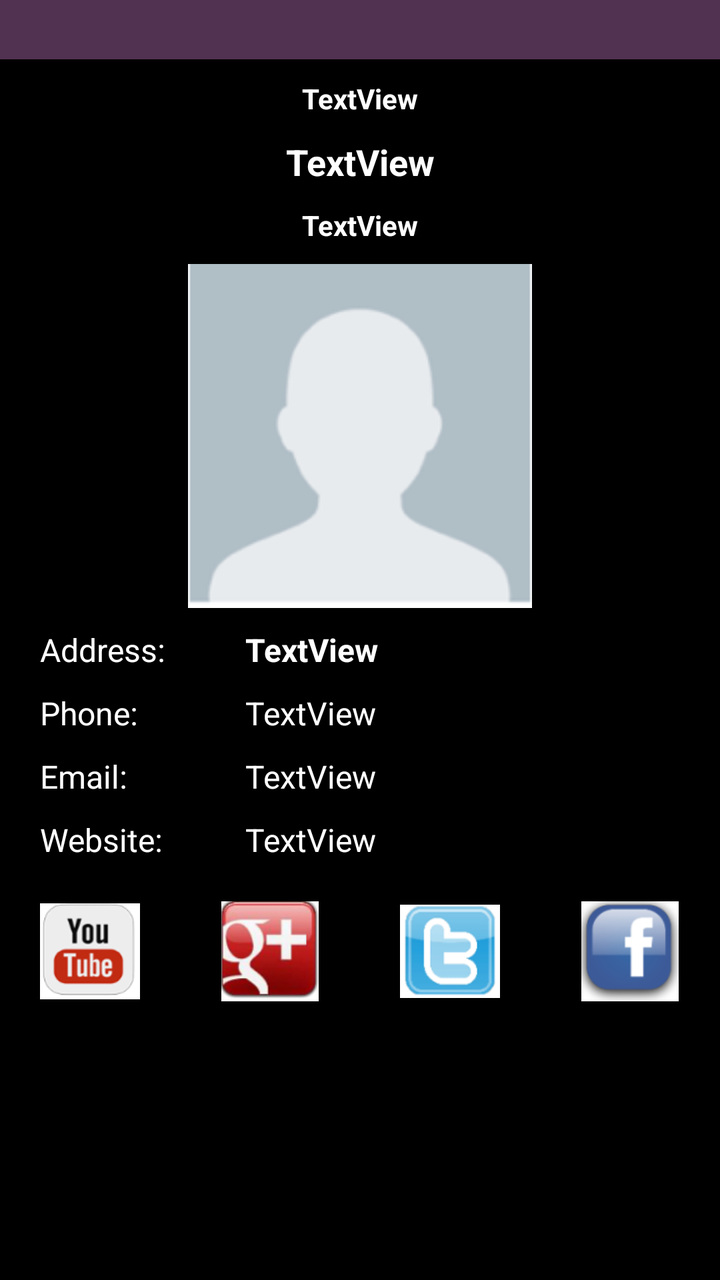
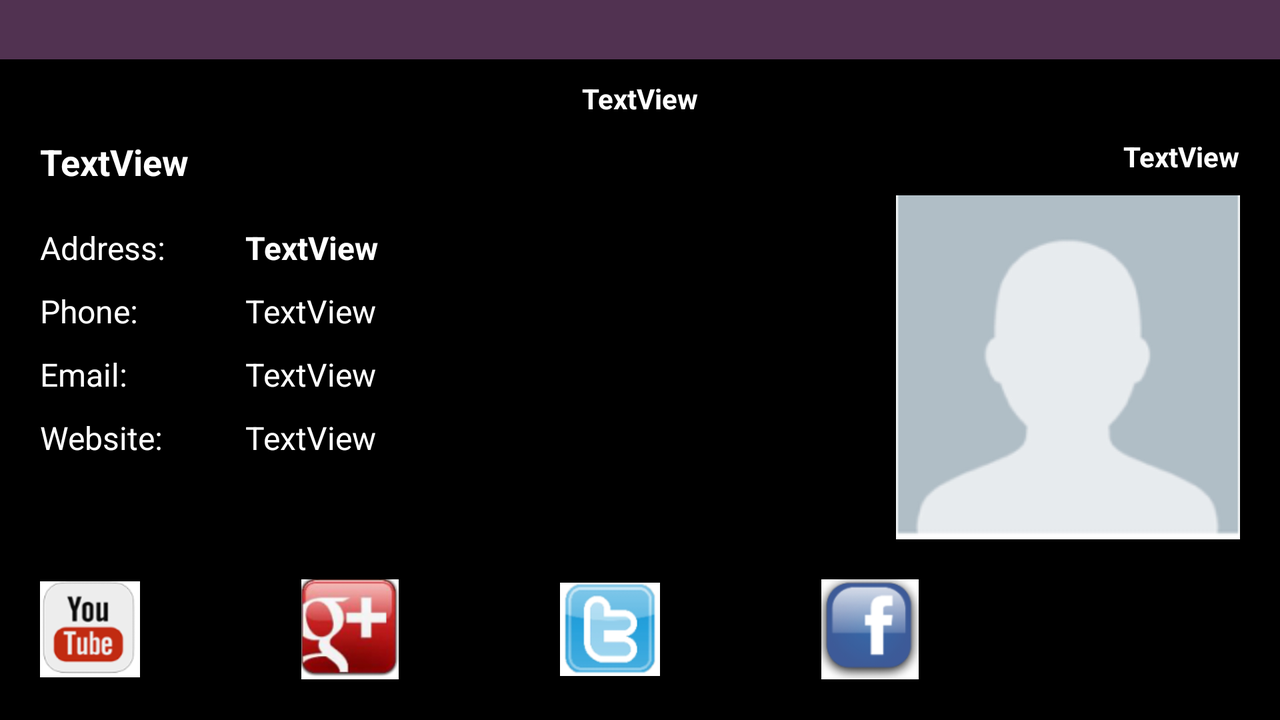

One screen, two layout resources from the same app: the default and the author's alternative for another configuration. Each is rendered where Android would select it; the XML of both is given below.
<!-- AndroidManifest.xml: application theme AppTheme -->
<!-- res/layout/activity_official.xml -->
<?xml version="1.0" encoding="utf-8"?>
<ScrollView xmlns:android="http://schemas.android.com/apk/res/android"
    xmlns:app="http://schemas.android.com/apk/res-auto"
    xmlns:tools="http://schemas.android.com/tools"
    android:id="@+id/official_layout"
    android:layout_width="match_parent"
    android:layout_height="match_parent"
    android:background="@color/black">

    <RelativeLayout
        android:id="@+id/official_container"
        android:layout_width="match_parent"
        android:layout_height="match_parent">

        <TextView
            android:id="@+id/state_info_official"
            android:layout_width="match_parent"
            android:layout_height="wrap_content"
            android:layout_alignParentTop="true"
            android:layout_marginTop="0dp"
            android:background="@color/text_color"
            android:paddingTop="4dp"
            android:paddingBottom="4dp"
            android:textAlignment="center"
            android:textColor="@color/white"
            android:textSize="16sp"
            android:textStyle="bold" />

        <TextView
            android:id="@+id/official_office"
            android:layout_width="match_parent"
            android:layout_height="wrap_content"
            android:layout_below="@+id/state_info_official"
            android:layout_marginTop="10dp"
            android:text="TextView"
            android:textAlignment="center"
            android:textColor="@color/white"
            android:textSize="14sp"
            android:textStyle="bold" />

        <TextView
            android:id="@+id/official_name"
            android:layout_width="match_parent"
            android:layout_height="wrap_content"
            android:layout_below="@+id/official_office"
            android:layout_marginTop="10dp"
            android:text="TextView"
            android:textAlignment="center"
            android:textColor="@color/white"
            android:textSize="18sp"
            android:textStyle="bold" />

        <TextView
            android:id="@+id/official_party"
            android:layout_width="match_parent"
            android:layout_height="wrap_content"
            android:layout_below="@+id/official_name"
            android:layout_marginTop="10dp"
            android:text="TextView"
            android:textAlignment="center"
            android:textColor="@color/white"
            android:textSize="14sp"
            android:textStyle="bold" />

        <ImageView
            android:id="@+id/official_img"
            android:layout_width="match_parent"
            android:layout_height="wrap_content"
            android:layout_below="@+id/official_party"
            android:layout_marginTop="10dp"
            android:src="@drawable/default_user_img" />

        <TextView
            android:id="@+id/official_address_label"
            android:layout_width="wrap_content"
            android:layout_height="wrap_content"
            android:layout_below="@+id/official_img"
            android:layout_alignParentStart="true"
            android:layout_marginStart="20dp"
            android:layout_marginTop="10dp"
            android:text="Address:"
            android:textColor="@color/white"
            android:textSize="16sp" />

        <TextView
            android:id="@+id/official_phone_label"
            android:layout_width="wrap_content"
            android:layout_height="wrap_content"
            android:layout_below="@+id/official_address"
            android:layout_alignParentStart="true"
            android:layout_marginStart="20dp"
            android:layout_marginTop="10dp"
            android:text="Phone:"
            android:textColor="@color/white"
            android:textSize="16sp" />

        <TextView
            android:id="@+id/official_email_label"
            android:layout_width="wrap_content"
            android:layout_height="wrap_content"
            android:layout_below="@+id/official_phone_label"
            android:layout_alignParentStart="true"
            android:layout_marginStart="20dp"
            android:layout_marginTop="10dp"
            android:text="Email:"
            android:textColor="@color/white"
            android:textSize="16sp" />

        <TextView
            android:id="@+id/official_website_label"
            android:layout_width="wrap_content"
            android:layout_height="wrap_content"
            android:layout_below="@+id/official_email_label"
            android:layout_alignParentStart="true"
            android:layout_marginStart="20dp"
            android:layout_marginTop="10dp"
            android:text="Website:"
            android:textColor="@color/white"
            android:textSize="16sp" />

        <TextView
            android:id="@+id/official_address"
            android:layout_width="match_parent"
            android:layout_height="wrap_content"
            android:layout_below="@+id/official_img"
            android:layout_alignParentEnd="true"
            android:layout_marginStart="40dp"
            android:layout_marginTop="10dp"
            android:layout_marginEnd="20dp"
            android:layout_toEndOf="@+id/official_address_label"
            android:text="TextView"
            android:textColor="@color/white"
            android:textSize="16sp"
            android:textStyle="bold" />

        <TextView
            android:id="@+id/official_phone"
            android:layout_width="match_parent"
            android:layout_height="wrap_content"
            android:layout_below="@+id/official_address"
            android:layout_alignParentEnd="true"
            android:layout_marginStart="40dp"
            android:layout_marginTop="10dp"
            android:layout_marginEnd="20dp"
            android:layout_toEndOf="@+id/official_address_label"
            android:autoLink="phone"
            android:linksClickable="true"
            android:text="TextView"
            android:textColor="@color/white"
            android:textSize="16sp" />

        <TextView
            android:id="@+id/official_email"
            android:layout_width="match_parent"
            android:layout_height="wrap_content"
            android:layout_below="@+id/official_phone"
            android:layout_alignParentEnd="true"
            android:layout_marginStart="40dp"
            android:layout_marginTop="10dp"
            android:layout_marginEnd="20dp"
            android:layout_toEndOf="@+id/official_address_label"
            android:autoLink="email"
            android:linksClickable="true"
            android:text="TextView"
            android:textColor="@color/white"
            android:textSize="16sp" />

        <TextView
            android:id="@+id/official_website"
            android:layout_width="match_parent"
            android:layout_height="wrap_content"
            android:layout_below="@+id/official_email"
            android:layout_alignParentEnd="true"
            android:layout_marginStart="40dp"
            android:layout_marginTop="10dp"
            android:layout_marginEnd="20dp"
            android:layout_toEndOf="@+id/official_address_label"
            android:autoLink="web"
            android:linksClickable="true"
            android:text="TextView"
            android:textColor="@color/white"
            android:textSize="16sp" />

        <ImageView
            android:id="@+id/youtube_link"
            android:layout_width="50dp"
            android:layout_height="50dp"
            android:layout_below="@+id/official_website"
            android:layout_alignParentStart="true"
            android:layout_marginStart="20dp"
            android:layout_marginTop="20dp"
            app:srcCompat="@drawable/youtube" />

        <ImageView
            android:id="@+id/google_plus_link"
            android:layout_width="50dp"
            android:layout_height="50dp"
            android:layout_below="@+id/official_website"
            android:layout_marginStart="40dp"
            android:layout_marginTop="20dp"
            android:layout_toEndOf="@+id/youtube_link"
            app:srcCompat="@drawable/google" />

        <ImageView
            android:id="@+id/twitter_link"
            android:layout_width="50dp"
            android:layout_height="50dp"
            android:layout_below="@+id/official_website"
            android:layout_marginStart="40dp"
            android:layout_marginTop="20dp"
            android:layout_toEndOf="@+id/google_plus_link"
            app:srcCompat="@drawable/twit_musk" />

        <ImageView
            android:id="@+id/facebook_link"
            android:layout_width="50dp"
            android:layout_height="50dp"
            android:layout_below="@+id/official_website"
            android:layout_marginStart="40dp"
            android:layout_marginTop="20dp"
            android:layout_toEndOf="@+id/twitter_link"
            app:srcCompat="@drawable/tiktok_gonna_win" />

    </RelativeLayout>
</ScrollView>
<!-- resources referenced by this layout -->
<resources>
  <color name="black">#FF000000</color>
  <color name="text_color">#513251</color>
  <color name="white">#FFFFFFFF</color>
  <!-- drawable default_user_img: png bitmap (drawable, 4368 bytes) -->
  <!-- drawable google: png bitmap (drawable, 20646 bytes) -->
  <!-- drawable tiktok_gonna_win: png bitmap (drawable, 9825 bytes) -->
  <!-- drawable twit_musk: png bitmap (drawable, 8133 bytes) -->
  <!-- drawable youtube: png bitmap (drawable, 5939 bytes) -->
  <style name="AppTheme" parent="Theme.AppCompat.Light.DarkActionBar">
          <item name="colorPrimary">#2f5596</item>
      </style>
</resources>
<!-- res/layout-land/activity_official.xml (the author's variant of the layout above) -->
<!-- drawn on the phone turned sideways -->
<?xml version="1.0" encoding="utf-8"?>
<ScrollView xmlns:android="http://schemas.android.com/apk/res/android"
    xmlns:tools="http://schemas.android.com/tools"
    android:id="@+id/official_layout"
    android:layout_width="fill_parent"
    android:layout_height="fill_parent"
    android:background="@color/black"
    xmlns:app="http://schemas.android.com/apk/res-auto">
<RelativeLayout
    android:layout_width="match_parent"
    android:layout_height="match_parent"
    android:overScrollMode="ifContentScrolls"
    android:scrollbars="horizontal">

    <TextView
        android:id="@+id/state_info_official"
        android:layout_width="match_parent"
        android:layout_height="wrap_content"
        android:layout_alignParentTop="true"
        android:layout_marginTop="0dp"
        android:background="@color/text_color"
        android:paddingTop="4dp"
        android:paddingBottom="4dp"
        android:textAlignment="center"
        android:textColor="@color/white"
        android:textSize="16sp"
        android:textStyle="bold" />

    <TextView
        android:id="@+id/official_office"
        android:layout_width="match_parent"
        android:layout_height="wrap_content"
        android:layout_below="@+id/state_info_official"
        android:layout_marginTop="10dp"
        android:text="TextView"
        android:textAlignment="center"
        android:textColor="@color/white"
        android:textSize="14sp"
        android:textStyle="bold" />

    <TextView
        android:id="@+id/official_name"
        android:layout_width="wrap_content"
        android:layout_height="wrap_content"
        android:layout_below="@+id/official_office"
        android:layout_alignParentStart="true"
        android:layout_marginStart="20dp"
        android:layout_marginTop="10dp"
        android:text="TextView"
        android:textAlignment="center"
        android:textColor="@color/white"
        android:textSize="18sp"
        android:textStyle="bold" />

    <TextView
        android:id="@+id/official_party"
        android:layout_width="wrap_content"
        android:layout_height="wrap_content"
        android:layout_below="@+id/official_office"
        android:layout_alignParentEnd="true"
        android:layout_marginTop="10dp"
        android:layout_marginEnd="20dp"
        android:text="TextView"
        android:textAlignment="center"
        android:textColor="@color/white"
        android:textSize="14sp"
        android:textStyle="bold" />

    <ImageView
        android:id="@+id/official_img"
        android:layout_width="wrap_content"
        android:layout_height="wrap_content"
        android:layout_below="@+id/official_party"
        android:layout_alignParentEnd="true"
        android:layout_marginTop="10dp"
        android:layout_marginEnd="20dp"
        android:src="@drawable/default_user_img" />

    <TextView
        android:id="@+id/official_address_label"
        android:layout_width="wrap_content"
        android:layout_height="wrap_content"
        android:layout_below="@+id/official_name"
        android:layout_alignParentStart="true"
        android:layout_marginStart="20dp"
        android:layout_marginTop="20dp"
        android:text="Address:"
        android:textColor="@color/white"
        android:textSize="16sp" />

    <TextView
        android:id="@+id/official_phone_label"
        android:layout_width="wrap_content"
        android:layout_height="wrap_content"
        android:layout_below="@+id/official_address"
        android:layout_alignParentStart="true"
        android:layout_marginStart="20dp"
        android:layout_marginTop="10dp"
        android:text="Phone:"
        android:textColor="@color/white"
        android:textSize="16sp" />

    <TextView
        android:id="@+id/official_email_label"
        android:layout_width="wrap_content"
        android:layout_height="wrap_content"
        android:layout_below="@+id/official_phone_label"
        android:layout_alignParentStart="true"
        android:layout_marginStart="20dp"
        android:layout_marginTop="10dp"
        android:text="Email:"
        android:textColor="@color/white"
        android:textSize="16sp" />

    <TextView
        android:id="@+id/official_website_label"
        android:layout_width="wrap_content"
        android:layout_height="wrap_content"
        android:layout_below="@+id/official_email_label"
        android:layout_alignParentStart="true"
        android:layout_marginStart="20dp"
        android:layout_marginTop="10dp"
        android:text="Website:"
        android:textColor="@color/white"
        android:textSize="16sp" />

    <TextView
        android:id="@+id/official_address"
        android:layout_width="wrap_content"
        android:layout_height="wrap_content"
        android:layout_below="@+id/official_name"
        android:layout_marginStart="40dp"
        android:layout_marginTop="20dp"
        android:layout_toEndOf="@+id/official_address_label"
        android:text="TextView"
        android:textColor="@color/white"
        android:textSize="16sp"
        android:textStyle="bold" />

    <TextView
        android:id="@+id/official_phone"
        android:layout_width="wrap_content"
        android:layout_height="wrap_content"
        android:layout_below="@+id/official_address"
        android:layout_marginStart="40dp"
        android:layout_marginTop="10dp"
        android:layout_toEndOf="@+id/official_address_label"
        android:autoLink="phone"
        android:linksClickable="true"
        android:text="TextView"
        android:textColor="@color/white"
        android:textSize="16sp" />

    <TextView
        android:id="@+id/official_email"
        android:layout_width="wrap_content"
        android:layout_height="wrap_content"
        android:layout_below="@+id/official_phone"
        android:layout_marginStart="40dp"
        android:layout_marginTop="10dp"
        android:layout_toEndOf="@+id/official_address_label"
        android:autoLink="email"
        android:linksClickable="true"
        android:text="TextView"
        android:textColor="@color/white"
        android:textSize="16sp" />

    <TextView
        android:id="@+id/official_website"
        android:layout_width="wrap_content"
        android:layout_height="wrap_content"
        android:layout_below="@+id/official_email"
        android:layout_marginStart="40dp"
        android:layout_marginTop="10dp"
        android:layout_toEndOf="@+id/official_address_label"
        android:autoLink="web"
        android:linksClickable="true"
        android:text="TextView"
        android:textColor="@color/white"
        android:textSize="16sp" />

    <ImageView
        android:id="@+id/youtube_link"
        android:layout_width="50dp"
        android:layout_height="50dp"
        android:layout_below="@+id/official_img"
        android:layout_alignParentStart="true"
        android:layout_marginStart="20dp"
        android:layout_marginTop="20dp"
        app:srcCompat="@drawable/youtube" />

    <ImageView
        android:id="@+id/google_plus_link"
        android:layout_width="50dp"
        android:layout_height="50dp"
        android:layout_below="@+id/official_img"
        android:layout_marginStart="80dp"
        android:layout_marginTop="20dp"
        android:layout_toEndOf="@+id/youtube_link"
        app:srcCompat="@drawable/google" />

    <ImageView
        android:id="@+id/twitter_link"
        android:layout_width="50dp"
        android:layout_height="50dp"
        android:layout_below="@+id/official_img"
        android:layout_marginStart="80dp"
        android:layout_marginTop="20dp"
        android:layout_toEndOf="@+id/google_plus_link"
        app:srcCompat="@drawable/twit_musk" />

    <ImageView
        android:id="@+id/facebook_link"
        android:layout_width="50dp"
        android:layout_height="50dp"
        android:layout_below="@+id/official_img"
        android:layout_marginStart="80dp"
        android:layout_marginTop="20dp"
        android:layout_toEndOf="@+id/twitter_link"
        app:srcCompat="@drawable/tiktok_gonna_win" />

</RelativeLayout>
</ScrollView>
